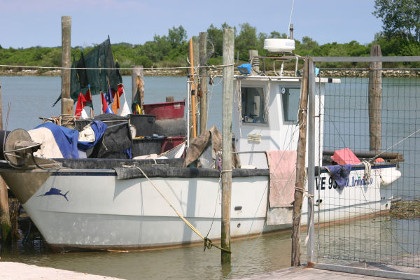
#> input picture imagedraw/boat-small.jpg, 420 x 280 px
$ python imagedraw-shapes.py
#> lines starting #> are read from the running program, lines starting #| are printed output that depends on the picture
# Author:  Martin McBride
# Created: 2021-07-07
# Copyright (C) 2021, Martin McBride
# License: MIT

# Draw shapes with Pillow

from PIL import Image, ImageDraw, ImageFont

# Rectangles
image = Image.open('boat-small.jpg')
#> image is the input picture: PIL image 420x280 RGB; mean R, G, B 143.2, 144.1, 140.7

draw = ImageDraw.Draw(image)
draw.rectangle((20, 100, 80, 250), 'red')
draw.rectangle((150, 100, 250, 200), outline=(0, 128, 0), width=6)
draw.rectangle((300, 50, 350, 200), fill='white', outline='black', width=10)

image.save('imagedraw-rectangles.jpg')
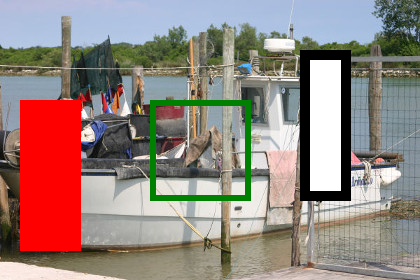
#> saved as imagedraw-rectangles.jpg: PIL image 420x280 RGB; mean R, G, B 149.3, 133, 127.3

# Other shapes
image = Image.new('RGB', (600, 400), 'lightgrey')
#> image: PIL image 600x400 RGB; every value is 211

draw = ImageDraw.Draw(image)
draw.line((50, 50, 100, 150), fill='red', width=6)
draw.line((50, 200, 75, 300, 100, 250, 75, 200), fill='blue', width=10, joint='curve')
draw.polygon((150, 50, 220, 150, 250, 50), fill='green')
draw.regular_polygon((200, 300, 75), n_sides=6, rotation=10, fill='orange')
draw.ellipse((300, 50, 450, 150), outline='black', width=4)
draw.arc((300, 200, 450, 350), start=90, end=200, fill='yellow', width=4)
draw.chord((400, 200, 550, 350), start=90, end=200, fill='cyan')
draw.pieslice((500, 200, 650, 350), start=90, end=200, fill='magenta')

image.save('imagedraw-shapes.png')
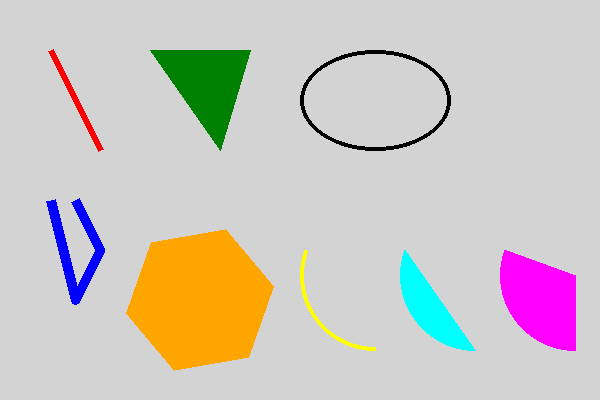
#> saved as imagedraw-shapes.png: PIL image 600x400 RGB; mean R, G, B 204.8, 198.5, 193.1
